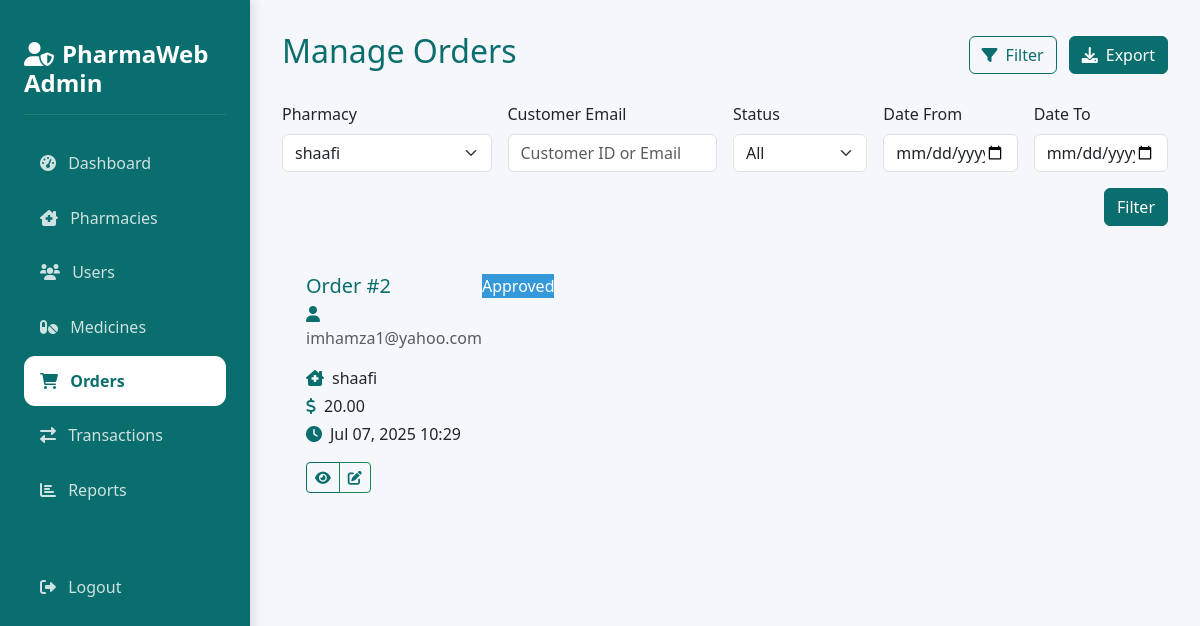
Screenshot of /admin/orders.php?pharmacy_id=3 (signed in) with the database file from the repository.
### tables this page shows
CREATE TABLE `orders` (
  `id` int(11) NOT NULL,
  `customer_id` int(11) DEFAULT NULL,
  `pharmacy_id` int(11) NOT NULL,
  `prescription_id` int(11) DEFAULT NULL,
  `total_amount` decimal(10,2) NOT NULL,
  `status` enum('pending','approved','rejected','completed','cancelled') DEFAULT 'pending',
  `payment_status` enum('pending','completed','failed') DEFAULT 'pending',
  `transaction_hash` varchar(255) DEFAULT NULL,
  `created_at` timestamp NOT NULL DEFAULT current_timestamp(),
  `payout_amount` decimal(10,2) DEFAULT NULL,
  `payout_tx_hash` varchar(255) DEFAULT NULL
);

CREATE TABLE `users` (
  `id` int(11) NOT NULL,
  `email` varchar(255) NOT NULL,
  `password` varchar(255) NOT NULL,
  `user_type` enum('admin','pharmacy','customer') NOT NULL,
  `metamask_address` varchar(42) DEFAULT NULL,
  `created_at` timestamp NOT NULL DEFAULT current_timestamp(),
  `updated_at` timestamp NOT NULL DEFAULT current_timestamp() ON UPDATE current_timestamp(),
  `user_hash` varchar(66) DEFAULT NULL,
  `tx_hash` varchar(66) DEFAULT NULL
);

CREATE TABLE `pharmacies` (
  `id` int(11) NOT NULL,
  `user_id` int(11) DEFAULT NULL,
  `pharmacy_name` varchar(255) NOT NULL,
  `address` text NOT NULL,
  `phone` varchar(20) DEFAULT NULL,
  `license_number` varchar(50) DEFAULT NULL,
  `status` enum('active','inactive') DEFAULT 'active',
  `wallet_address` varchar(42) DEFAULT NULL,
  `trust_score` decimal(5,2) DEFAULT 100.00,
  `performance` varchar(255) DEFAULT NULL
);

### admin/orders.php (the view, shortened to what this page needs)
<?php
require_once '../config/database.php';
$filter_sql = [];
$params = [];
if (!empty($_GET['pharmacy_id'])) {
    $filter_sql[] = 'o.pharmacy_id = ?';
    $params[] = $_GET['pharmacy_id'];
}
$where = $filter_sql ? 'WHERE ' . implode(' AND ', $filter_sql) : '';
$orders = $conn->prepare("
    SELECT o.*, u.email as customer_email, p.pharmacy_name
    FROM orders o
    LEFT JOIN users u ON o.customer_id = u.id
    LEFT JOIN pharmacies p ON o.pharmacy_id = p.id
    $where
    ORDER BY o.created_at DESC
");
$orders->execute($params);
$orders = $orders->fetchAll();
?>
<!DOCTYPE html>
<html lang="en">
<head>
    <link href="https://cdn.jsdelivr.net/npm/bootstrap@5.3.0/dist/css/bootstrap.min.css" rel="stylesheet">
    <link href="https://cdnjs.cloudflare.com/ajax/libs/font-awesome/6.0.0/css/all.min.css" rel="stylesheet">
    <link href="../assets/css/theme.css" rel="stylesheet">
</head>
<body>
    <div class="sidebar">
        <div class="sidebar-header">
            <h4><i class="fas fa-user-shield me-2"></i>PharmaWeb Admin</h4>
        </div>
        <nav>
            <a href="dashboard.php" class="nav-link">
                <i class="fas fa-tachometer-alt me-2"></i> Dashboard
            </a>
            <a href="pharmacies.php" class="nav-link">
                <i class="fas fa-clinic-medical me-2"></i> Pharmacies
            </a>
            <a href="users.php" class="nav-link">
                <i class="fas fa-users me-2"></i> Users
            </a>
            <a href="medicines.php" class="nav-link">
                <i class="fas fa-pills me-2"></i> Medicines
            </a>
            <a href="orders.php" class="nav-link active">
                <i class="fas fa-shopping-cart me-2"></i> Orders
            </a>
            <a href="transactions.php" class="nav-link">
                <i class="fas fa-exchange-alt me-2"></i> Transactions
            </a>
            <a href="reports.php" class="nav-link">
                <i class="fas fa-chart-bar me-2"></i> Reports
            </a>
            <a href="../logout.php" class="nav-link mt-5">
                <i class="fas fa-sign-out-alt me-2"></i> Logout
            </a>
        </nav>
    </div>
    <div class="main-content">
        <div class="d-flex justify-content-between align-items-center mb-4">
            <h2>Manage Orders</h2>
            <div>
                <button class="btn btn-outline-primary me-2" data-bs-toggle="modal" data-bs-target="#filterModal">
                    <i class="fas fa-filter me-2"></i>Filter
                </button>
                <button class="btn btn-primary" data-bs-toggle="modal" data-bs-target="#exportModal">
                    <i class="fas fa-download me-2"></i>Export
                </button>
            </div>
        </div>
        <form method="GET" class="row g-3 mb-4">
            <div class="col-md-3">
                <label class="form-label">Pharmacy</label>
                <select name="pharmacy_id" class="form-select">
                    <?php foreach ($conn->query('SELECT id, pharmacy_name FROM pharmacies') as $ph): ?>
                        <option value="<?php echo $ph['id']; ?>" <?php if(isset($_GET['pharmacy_id']) && $_GET['pharmacy_id']==$ph['id']) echo 'selected'; ?>><?php echo $ph['pharmacy_name']; ?></option>
                    <?php endforeach; ?>
                </select>
            </div>
            <div class="col-md-3">
                <label class="form-label">Customer Email</label>
                <input type="text" name="customer_id" class="form-control" placeholder="Customer ID or Email" value="<?php echo $_GET['customer_id'] ?? ''; ?>">
            </div>
            <div class="col-md-2">
                <label class="form-label">Status</label>
                <select name="status" class="form-select">
                    <option value="">All</option>
                </select>
            </div>
            <div class="col-md-2">
                <label class="form-label">Date From</label>
                <input type="date" name="date_from" class="form-control" value="<?php echo $_GET['date_from'] ?? ''; ?>">
            </div>
            <div class="col-md-2">
                <label class="form-label">Date To</label>
                <input type="date" name="date_to" class="form-control" value="<?php echo $_GET['date_to'] ?? ''; ?>">
            </div>
            <div class="col-md-12 text-end align-self-end">
                <button type="submit" class="btn btn-primary">Filter</button>
            </div>
        </form>
        <div class="row g-4">
            <?php foreach ($orders as $order): ?>
                <div class="col-md-6 col-lg-4">
                    <div class="order-card p-4">
                        <div class="d-flex justify-content-between align-items-start mb-3">
                            <div>
                                <h5 class="mb-1">Order #<?php echo $order['id']; ?></h5>
                                <p class="text-muted mb-0">
                                    <i class="fas fa-user me-2"></i><?php echo $order['customer_email']; ?>
                                </p>
                            </div>
                            <span class="status-badge status-<?php echo $order['status']; ?>">
                                <?php echo ucfirst($order['status']); ?>
                            </span>
                        </div>
                        <div class="mb-3">
                            <p class="mb-1">
                                <i class="fas fa-clinic-medical me-2"></i><?php echo $order['pharmacy_name']; ?>
                            </p>
                            <p class="mb-1">
                                <i class="fas fa-dollar-sign me-2"></i><?php echo number_format($order['total_amount'], 2); ?>
                            </p>
                            <p class="mb-1">
                                <i class="fas fa-clock me-2"></i><?php echo date('M d, Y H:i', strtotime($order['created_at'])); ?>
                            </p>
                        </div>
                        <div class="d-flex justify-content-between align-items-center">
                            <div class="btn-group">
                                <button class="btn btn-sm btn-outline-primary" data-bs-toggle="modal" data-bs-target="#viewOrderModal<?php echo $order['id']; ?>">
                                    <i class="fas fa-eye"></i>
                                </button>
                                <button class="btn btn-sm btn-outline-success" data-bs-toggle="modal" data-bs-target="#updateStatusModal<?php echo $order['id']; ?>">
                                    <i class="fas fa-edit"></i>
                                </button>
                            </div>
                        </div>
                    </div>
                </div>
            <?php endforeach; ?>
        </div>
    </div>
</body>
</html>

### assets/css/theme.css (style rules this page uses)
:root { --sidebar-width: 250px; --primary-color: #0b6e6e; --primary-light: #a78bfa; --primary-dark: #085353; --success-color: #10b981; --warning-color: #f59e42; --danger-color: #e53e3e; --info-color: #3498db; --sidebar-bg: linear-gradient(135deg, var(--primary-dark) 0%, var(--primary-color) 100%); }
body { font-family: 'Segoe UI', Tahoma, Geneva, Verdana, sans-serif; background: #f6f7fb; min-height: 100vh; }
.sidebar { width: var(--sidebar-width); position: fixed; top: 0; left: 0; height: 100vh; background: var(--sidebar-bg); color: white; padding: 1.5rem; box-shadow: 4px 0 10px rgba(0,0,0,0.1); }
.main-content { margin-left: var(--sidebar-width); padding: 2rem; }
.sidebar-header { padding: 1rem 0; border-bottom: 1px solid rgba(255,255,255,0.1); margin-bottom: 1.5rem; }
.sidebar-header h4 { font-weight: 700; color: white; margin: 0; }
.nav-link { color: rgba(255,255,255,0.8); padding: 0.8rem 1rem; border-radius: 0.7rem; margin: 0.3rem 0; transition: all 0.3s; }
.nav-link.active { background: white; color: var(--primary-color); font-weight: 600; }
.badge-info, .status-approved, .badge.bg-info { background: var(--info-color) !important; color: #fff !important; }

### admin/orders.php (style rules this page uses)
:root { --primary: #0b6e6e; --primary-light: #0b6e6e; --primary-dark: #0b6e6e; --accent: #0b6e6e; --text-light: #0b6e6e; }
.btn-primary { background: #0b6e6e; border-color: #0b6e6e; color: #fff; transition: all 0.3s ease; }
.btn-outline-primary { border-color: #0b6e6e; color: #0b6e6e; transition: all 0.3s ease; }
h2, h3, h4, h5, h6 { color: #0b6e6e; }
.order-card i { color: #0b6e6e; }

### rows the page displays
orders: id "2", customer.email "imhamza1@yahoo.com", status "Approved", pharmacy.pharmacy_name "shaafi", total_amount "20.00", created_at "Jul 07, 2025 10:29"

### other values shown
form field pharmacy_id "shaafi"
